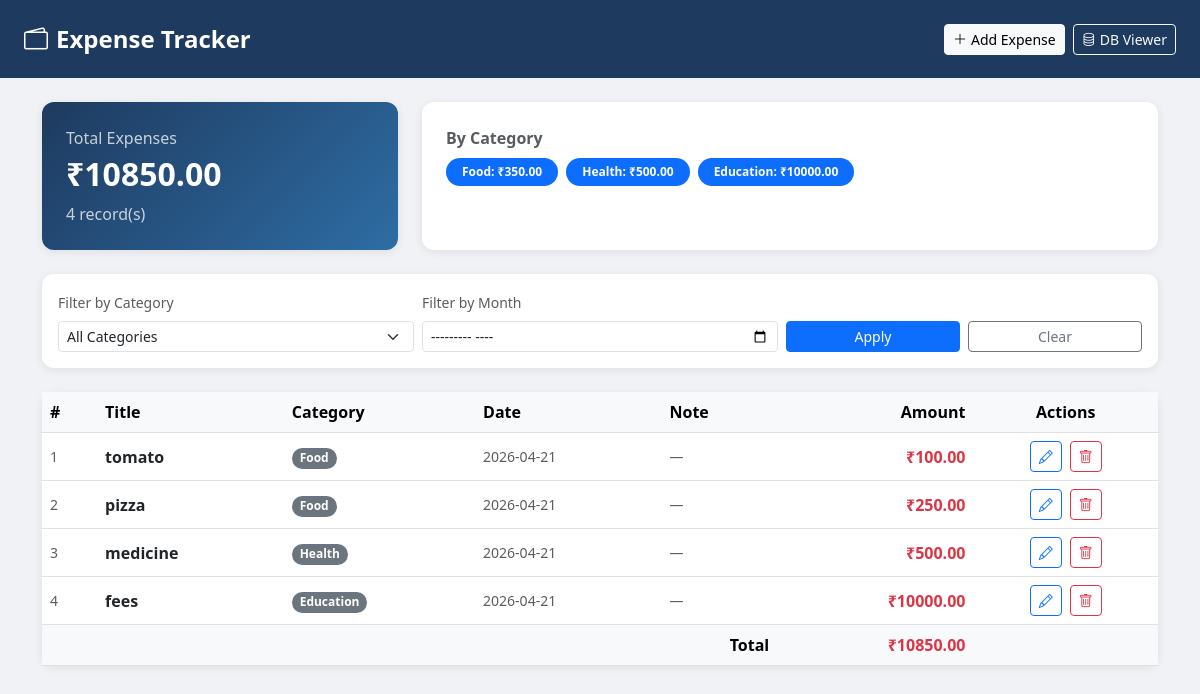
The page / on the database its author committed.
### tables this page shows
CREATE TABLE expenses (
                id INTEGER PRIMARY KEY AUTOINCREMENT,
                title TEXT NOT NULL,
                amount REAL NOT NULL,
                category TEXT NOT NULL,
                date TEXT NOT NULL,
                note TEXT
            );

### app.py (the view)
@app.route("/")
def index():
    category = request.args.get("category", "")
    month = request.args.get("month", "")
    with get_db() as conn:
        query = "SELECT * FROM expenses WHERE 1=1"
        params = []
        if category:
            query += " AND category = ?"
            params.append(category)
        if month:
            query += " AND strftime('%Y-%m', date) = ?"
            params.append(month)
        query += " ORDER BY date DESC"
        expenses = conn.execute(query, params).fetchall()
        total = sum(e["amount"] for e in expenses)
        categories = conn.execute("SELECT DISTINCT category FROM expenses").fetchall()
    return render_template("index.html", expenses=expenses, total=total,
                           categories=categories, selected_category=category, selected_month=month)

### app.py (called while the page is built)
def get_db():
    conn = sqlite3.connect(DB)
    conn.row_factory = sqlite3.Row
    return conn

### templates/index.html (shortened to what this page needs)
{% extends "base.html" %}
{% block content %}
<div class="row mb-4">
  <div class="col-md-4">
    <div class="card total-card p-4">
      <div class="fs-6 opacity-75">Total Expenses</div>
      <div class="fs-2 fw-bold">₹{{ "%.2f"|format(total) }}</div>
      <div class="opacity-75 mt-1">{{ expenses|length }} record(s)</div>
    </div>
  </div>
  <div class="col-md-8">
    <div class="card p-4 h-100">
      <div class="fw-semibold mb-2 text-muted">By Category</div>
      <div class="d-flex flex-wrap gap-2">
        {% set cat_totals = {} %}
        {% for e in expenses %}
          {% if e.category in cat_totals %}
            {% set _ = cat_totals.update({e.category: cat_totals[e.category] + e.amount}) %}
          {% else %}
            {% set _ = cat_totals.update({e.category: e.amount}) %}
          {% endif %}
        {% endfor %}
        {% for cat, amt in cat_totals.items() %}
          <span class="badge rounded-pill bg-primary px-3 py-2">{{ cat }}: ₹{{ "%.2f"|format(amt) }}</span>
        {% endfor %}
      </div>
    </div>
  </div>
</div>
<div class="card p-3 mb-4">
  <form method="get" class="row g-2 align-items-end">
    <div class="col-md-4">
      <label class="form-label text-muted small">Filter by Category</label>
      <select name="category" class="form-select form-select-sm">
        <option value="">All Categories</option>
      </select>
    </div>
    <div class="col-md-4">
      <label class="form-label text-muted small">Filter by Month</label>
      <input type="month" name="month" class="form-control form-control-sm" value="{{ selected_month }}">
    </div>
    <div class="col-md-2">
      <button class="btn btn-primary btn-sm w-100">Apply</button>
    </div>
    <div class="col-md-2">
      <a href="/" class="btn btn-outline-secondary btn-sm w-100">Clear</a>
    </div>
  </form>
</div>
<div class="card">
  <div class="card-body p-0">
    {% if expenses %}
    <table class="table table-hover mb-0 align-middle">
      <thead class="table-light">
        <tr>
          <th>#</th>
          <th>Title</th>
          <th>Category</th>
          <th>Date</th>
          <th>Note</th>
          <th class="text-end">Amount</th>
          <th class="text-center">Actions</th>
        </tr>
      </thead>
      <tbody>
        {% for e in expenses %}
        <tr>
          <td class="text-muted small">{{ loop.index }}</td>
          <td class="fw-semibold">{{ e.title }}</td>
          <td><span class="badge rounded-pill bg-secondary">{{ e.category }}</span></td>
          <td class="text-muted small">{{ e.date }}</td>
          <td class="text-muted small">{{ e.note or "—" }}</td>
          <td class="text-end fw-bold text-danger">₹{{ "%.2f"|format(e.amount) }}</td>
          <td class="text-center">
            <a href="/edit/{{ e.id }}" class="btn btn-sm btn-outline-primary me-1"><i class="bi bi-pencil"></i></a>
            <a href="/delete/{{ e.id }}" class="btn btn-sm btn-outline-danger"
               onclick="return confirm('Delete this expense?')"><i class="bi bi-trash"></i></a>
          </td>
        </tr>
        {% endfor %}
      </tbody>
      <tfoot class="table-light">
        <tr>
          <td colspan="5" class="text-end fw-bold">Total</td>
          <td class="text-end fw-bold text-danger">₹{{ "%.2f"|format(total) }}</td>
          <td></td>
        </tr>
      </tfoot>
    </table>
    {% else %}
    <div class="text-center py-5 text-muted">
      <i class="bi bi-inbox fs-1"></i>
      <p class="mt-2">No expenses found. <a href="/add">Add one!</a></p>
    </div>
    {% endif %}
  </div>
</div>
{% endblock %}

### templates/base.html (shortened to what this page needs)
<!DOCTYPE html>
<html lang="en">
<head>
  <link href="https://cdn.jsdelivr.net/npm/bootstrap@5.3.0/dist/css/bootstrap.min.css" rel="stylesheet">
  <link href="https://cdn.jsdelivr.net/npm/bootstrap-icons@1.10.5/font/bootstrap-icons.css" rel="stylesheet">
</head>
<body>
<nav class="navbar navbar-dark px-4 py-3">
  <a class="navbar-brand fw-bold fs-4" href="/"><i class="bi bi-wallet2 me-2"></i>Expense Tracker</a>
  <div class="d-flex gap-2">
    <a href="/add" class="btn btn-light btn-sm"><i class="bi bi-plus-lg me-1"></i>Add Expense</a>
    <a href="/db-viewer" class="btn btn-outline-light btn-sm"><i class="bi bi-database me-1"></i>DB Viewer</a>
  </div>
</nav>
<div class="container py-4">
  {% block content %}{% endblock %}
</div>
</body>
</html>

### templates/base.html (style rules this page uses)
body { background: #f0f2f5; }
.navbar { background: #1e3a5f !important; }
.card { border: none; border-radius: 12px; box-shadow: 0 2px 10px rgba(0,0,0,0.08); }
.total-card { background: linear-gradient(135deg, #1e3a5f, #2e6da4); color: white; }

### rows shown on the page
expenses: category "Food", amt "350.00", title "tomato", date "2026-04-21", note "—", amount "100.00"
expenses: category "Health", amount "500.00", title "medicine", date "2026-04-21", note "—"
expenses: category "Education", amount "10000.00", title "fees", date "2026-04-21", note "—"
expenses: title "pizza", category "Food", date "2026-04-21", note "—", amount "250.00"

### other values the page prints
{{ "%.2f"|format(total) }} "10850.00"
{{ expenses|length }} "4"
